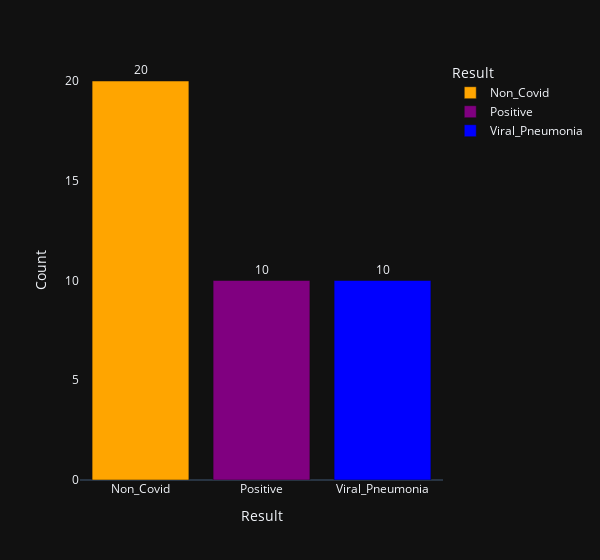

Notebook source saved alongside this figure:
### Markdown cell above
# EXPLORATORY DATA ANALYSIS

### Code cell
# Count Plot
# Showing the count of the plot and showing the number of covid positive and negative cases.
df = pd.DataFrame()
df['Result'] = ['Positive','Viral_Pneumonia','Non_Covid']
df['Count'] = [len(data[data['Result'] == 'Positive']),len(data[data['Result'] == 'Viral_Pneumonia']), len(data[data['Result'] == 'Non_Covid'])]
df = df.sort_values(by = ['Count'], ascending = False)

fig = px.bar(df, x = 'Result', y = 'Count', 
             color = "Result", text_auto='', width = 600, 
             color_discrete_sequence = ["orange", "purple","blue"],
             template = 'plotly_dark')

fig.update_xaxes(showgrid = False)
fig.update_yaxes(showgrid = False)
fig.update_traces(textfont_size = 12, textangle = 0, textposition = "outside", cliponaxis = False)

fig.show()

### Figure 1 — Plotly figure (JSON) as saved in the notebook; plotly's stock layout.template omitted (floating-point values rounded to 4 significant figures)
{"data": [{"alignmentgroup": "True", "cliponaxis": false, "hovertemplate": "Result=%{x}<br>Count=%{y}<extra></extra>", "legendgroup": "Non_Covid", "marker": {"color": "orange", "pattern": {"shape": ""}}, "name": "Non_Covid", "offsetgroup": "Non_Covid", "orientation": "v", "showlegend": true, "textangle": 0, "textfont": {"size": 12}, "textposition": "outside", "texttemplate": "%{y:}", "type": "bar", "x": ["Non_Covid"], "xaxis": "x", "y": [20], "yaxis": "y"}, {"alignmentgroup": "True", "cliponaxis": false, "hovertemplate": "Result=%{x}<br>Count=%{y}<extra></extra>", "legendgroup": "Positive", "marker": {"color": "purple", "pattern": {"shape": ""}}, "name": "Positive", "offsetgroup": "Positive", "orientation": "v", "showlegend": true, "textangle": 0, "textfont": {"size": 12}, "textposition": "outside", "texttemplate": "%{y:}", "type": "bar", "x": ["Positive"], "xaxis": "x", "y": [10], "yaxis": "y"}, {"alignmentgroup": "True", "cliponaxis": false, "hovertemplate": "Result=%{x}<br>Count=%{y}<extra></extra>", "legendgroup": "Viral_Pneumonia", "marker": {"color": "blue", "pattern": {"shape": ""}}, "name": "Viral_Pneumonia", "offsetgroup": "Viral_Pneumonia", "orientation": "v", "showlegend": true, "textangle": 0, "textfont": {"size": 12}, "textposition": "outside", "texttemplate": "%{y:}", "type": "bar", "x": ["Viral_Pneumonia"], "xaxis": "x", "y": [10], "yaxis": "y"}], "layout": {"barmode": "relative", "legend": {"title": {"text": "Result"}, "tracegroupgap": 0}, "margin": {"t": 60}, "width": 600, "xaxis": {"anchor": "y", "categoryarray": ["Non_Covid", "Positive", "Viral_Pneumonia"], "categoryorder": "array", "domain": [0, 1], "showgrid": false, "title": {"text": "Result"}}, "yaxis": {"anchor": "x", "domain": [0, 1], "showgrid": false, "title": {"text": "Count"}}}}
